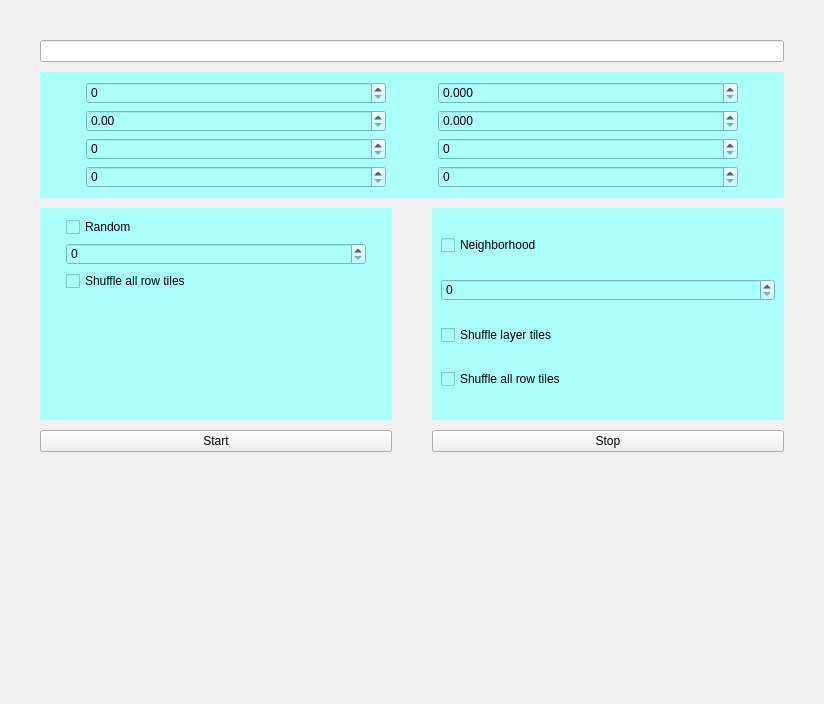
<?xml version="1.0" encoding="UTF-8"?>
<ui version="4.0">
 <class>TestFrame</class>
 <widget class="QFrame" name="TestFrame">
  <property name="geometry">
   <rect>
    <x>0</x>
    <y>0</y>
    <width>824</width>
    <height>704</height>
   </rect>
  </property>
  <property name="windowTitle">
   <string>Frame</string>
  </property>
  <layout class="QGridLayout" name="gridLayout_2">
   <property name="leftMargin">
    <number>40</number>
   </property>
   <property name="topMargin">
    <number>40</number>
   </property>
   <property name="rightMargin">
    <number>40</number>
   </property>
   <property name="bottomMargin">
    <number>40</number>
   </property>
   <property name="horizontalSpacing">
    <number>40</number>
   </property>
   <property name="verticalSpacing">
    <number>10</number>
   </property>
   <item row="10" column="0" colspan="2">
    <spacer name="verticalSpacer">
     <property name="orientation">
      <enum>Qt::Vertical</enum>
     </property>
     <property name="sizeHint" stdset="0">
      <size>
       <width>20</width>
       <height>40</height>
      </size>
     </property>
    </spacer>
   </item>
   <item row="9" column="1">
    <widget class="QPushButton" name="pbStopProcess">
     <property name="text">
      <string>Stop</string>
     </property>
    </widget>
   </item>
   <item row="1" column="0" colspan="2">
    <widget class="MDLineEdit" name="leFilePath">
     <property name="minimumSize">
      <size>
       <width>200</width>
       <height>0</height>
      </size>
     </property>
     <property name="label" stdset="0">
      <string>Path File</string>
     </property>
    </widget>
   </item>
   <item row="9" column="0">
    <widget class="QPushButton" name="pbStartProcess">
     <property name="text">
      <string>Start</string>
     </property>
    </widget>
   </item>
   <item row="3" column="0">
    <widget class="QWidget" name="wRandom" native="true">
     <property name="minimumSize">
      <size>
       <width>0</width>
       <height>0</height>
      </size>
     </property>
     <property name="styleSheet">
      <string notr="true">background-color: rgb(170, 255, 255);</string>
     </property>
     <layout class="QGridLayout" name="gridLayout_3">
      <item row="2" column="0">
       <widget class="QCheckBox" name="cbRShuffleRowTiles">
        <property name="text">
         <string>Shuffle all row tiles</string>
        </property>
       </widget>
      </item>
      <item row="1" column="0">
       <widget class="MDSpinBox" name="sbRPointsPerTile">
        <property name="minimumSize">
         <size>
          <width>300</width>
          <height>0</height>
         </size>
        </property>
        <property name="maximumSize">
         <size>
          <width>300</width>
          <height>16777215</height>
         </size>
        </property>
        <property name="label" stdset="0">
         <string>Points per Tile</string>
        </property>
       </widget>
      </item>
      <item row="0" column="0">
       <widget class="QCheckBox" name="cbRandomChoice">
        <property name="text">
         <string>Random</string>
        </property>
       </widget>
      </item>
      <item row="3" column="0">
       <spacer name="verticalSpacer_2">
        <property name="orientation">
         <enum>Qt::Vertical</enum>
        </property>
        <property name="sizeHint" stdset="0">
         <size>
          <width>20</width>
          <height>40</height>
         </size>
        </property>
       </spacer>
      </item>
     </layout>
    </widget>
   </item>
   <item row="2" column="0" colspan="2">
    <widget class="QWidget" name="wGeneral" native="true">
     <property name="minimumSize">
      <size>
       <width>0</width>
       <height>0</height>
      </size>
     </property>
     <property name="styleSheet">
      <string notr="true">background-color: rgb(170, 255, 255);</string>
     </property>
     <layout class="QGridLayout" name="gridLayout">
      <property name="leftMargin">
       <number>0</number>
      </property>
      <property name="topMargin">
       <number>10</number>
      </property>
      <property name="rightMargin">
       <number>0</number>
      </property>
      <property name="bottomMargin">
       <number>10</number>
      </property>
      <item row="0" column="0">
       <widget class="MDSpinBox" name="sbTileSize">
        <property name="minimumSize">
         <size>
          <width>300</width>
          <height>0</height>
         </size>
        </property>
        <property name="maximumSize">
         <size>
          <width>300</width>
          <height>16777215</height>
         </size>
        </property>
        <property name="label" stdset="0">
         <string>Tile size [mm]</string>
        </property>
       </widget>
      </item>
      <item row="3" column="1">
       <widget class="MDSpinBox" name="sbWaitTimeYMovement">
        <property name="label" stdset="0">
         <string>Wait time after axis Y movement [ms]</string>
        </property>
       </widget>
      </item>
      <item row="1" column="0">
       <widget class="MDDoubleSpinBox" name="dsbOffsetX">
        <property name="minimumSize">
         <size>
          <width>300</width>
          <height>0</height>
         </size>
        </property>
        <property name="maximumSize">
         <size>
          <width>300</width>
          <height>16777215</height>
         </size>
        </property>
        <property name="label" stdset="0">
         <string>Offset X [mm]</string>
        </property>
       </widget>
      </item>
      <item row="1" column="1">
       <widget class="MDDoubleSpinBox" name="dsbOffsetY">
        <property name="minimumSize">
         <size>
          <width>300</width>
          <height>0</height>
         </size>
        </property>
        <property name="maximumSize">
         <size>
          <width>300</width>
          <height>16777215</height>
         </size>
        </property>
        <property name="decimals">
         <number>3</number>
        </property>
        <property name="label" stdset="0">
         <string>Offset Y [mm]</string>
        </property>
       </widget>
      </item>
      <item row="2" column="0">
       <widget class="MDSpinBox" name="sbPulses">
        <property name="minimumSize">
         <size>
          <width>300</width>
          <height>0</height>
         </size>
        </property>
        <property name="maximumSize">
         <size>
          <width>300</width>
          <height>16777215</height>
         </size>
        </property>
        <property name="label" stdset="0">
         <string>Pulses</string>
        </property>
       </widget>
      </item>
      <item row="2" column="1">
       <widget class="MDSpinBox" name="sbFrequency">
        <property name="minimumSize">
         <size>
          <width>300</width>
          <height>0</height>
         </size>
        </property>
        <property name="maximumSize">
         <size>
          <width>300</width>
          <height>16777215</height>
         </size>
        </property>
        <property name="label" stdset="0">
         <string>Frequency [Khz]</string>
        </property>
       </widget>
      </item>
      <item row="3" column="0">
       <widget class="MDSpinBox" name="sbWaitTime">
        <property name="minimumSize">
         <size>
          <width>300</width>
          <height>0</height>
         </size>
        </property>
        <property name="maximumSize">
         <size>
          <width>300</width>
          <height>16777215</height>
         </size>
        </property>
        <property name="label" stdset="0">
         <string>Wait time tile [ms]</string>
        </property>
       </widget>
      </item>
      <item row="0" column="1">
       <widget class="MDDoubleSpinBox" name="dsbAngleMrad">
        <property name="decimals">
         <number>3</number>
        </property>
        <property name="maximum">
         <double>200.000000000000000</double>
        </property>
        <property name="singleStep">
         <double>0.001000000000000</double>
        </property>
        <property name="label" stdset="0">
         <string>Angle [mrad]</string>
        </property>
       </widget>
      </item>
     </layout>
    </widget>
   </item>
   <item row="3" column="1">
    <widget class="QWidget" name="wNeighborhood" native="true">
     <property name="styleSheet">
      <string notr="true">background-color: rgb(170, 255, 255);</string>
     </property>
     <layout class="QGridLayout" name="gridLayout_4">
      <item row="2" column="0">
       <widget class="QCheckBox" name="cbNHShuffleStackedTiles">
        <property name="text">
         <string>Shuffle layer tiles</string>
        </property>
        <property name="label" stdset="0">
         <string>Shuffle tile</string>
        </property>
       </widget>
      </item>
      <item row="1" column="0">
       <widget class="MDSpinBox" name="sbNHMinDistance">
        <property name="label" stdset="0">
         <string>Minimum distance [um]</string>
        </property>
       </widget>
      </item>
      <item row="0" column="0">
       <widget class="QCheckBox" name="cbNHChoice">
        <property name="text">
         <string>Neighborhood</string>
        </property>
       </widget>
      </item>
      <item row="3" column="0">
       <widget class="QCheckBox" name="cbNHShuffleRowTiles">
        <property name="text">
         <string>Shuffle all row tiles</string>
        </property>
       </widget>
      </item>
     </layout>
    </widget>
   </item>
  </layout>
 </widget>
 <customwidgets>
  <customwidget>
   <class>MDLineEdit</class>
   <extends>QLineEdit</extends>
   <header>gui/custom-widgets/MDLineEdit.hpp</header>
  </customwidget>
  <customwidget>
   <class>MDSpinBox</class>
   <extends>QSpinBox</extends>
   <header>gui/custom-widgets/MDSpinBox.hpp</header>
  </customwidget>
  <customwidget>
   <class>MDDoubleSpinBox</class>
   <extends>QDoubleSpinBox</extends>
   <header>gui/custom-widgets/MDDoubleSpinBox.hpp</header>
  </customwidget>
 </customwidgets>
 <tabstops>
  <tabstop>leFilePath</tabstop>
  <tabstop>sbTileSize</tabstop>
  <tabstop>dsbAngleMrad</tabstop>
  <tabstop>dsbOffsetX</tabstop>
  <tabstop>dsbOffsetY</tabstop>
  <tabstop>sbPulses</tabstop>
  <tabstop>sbFrequency</tabstop>
  <tabstop>sbWaitTime</tabstop>
  <tabstop>sbWaitTimeYMovement</tabstop>
  <tabstop>cbRandomChoice</tabstop>
  <tabstop>sbRPointsPerTile</tabstop>
  <tabstop>cbRShuffleRowTiles</tabstop>
  <tabstop>cbNHChoice</tabstop>
  <tabstop>sbNHMinDistance</tabstop>
  <tabstop>cbNHShuffleStackedTiles</tabstop>
  <tabstop>cbNHShuffleRowTiles</tabstop>
  <tabstop>pbStartProcess</tabstop>
  <tabstop>pbStopProcess</tabstop>
 </tabstops>
 <resources/>
 <connections/>
</ui>
